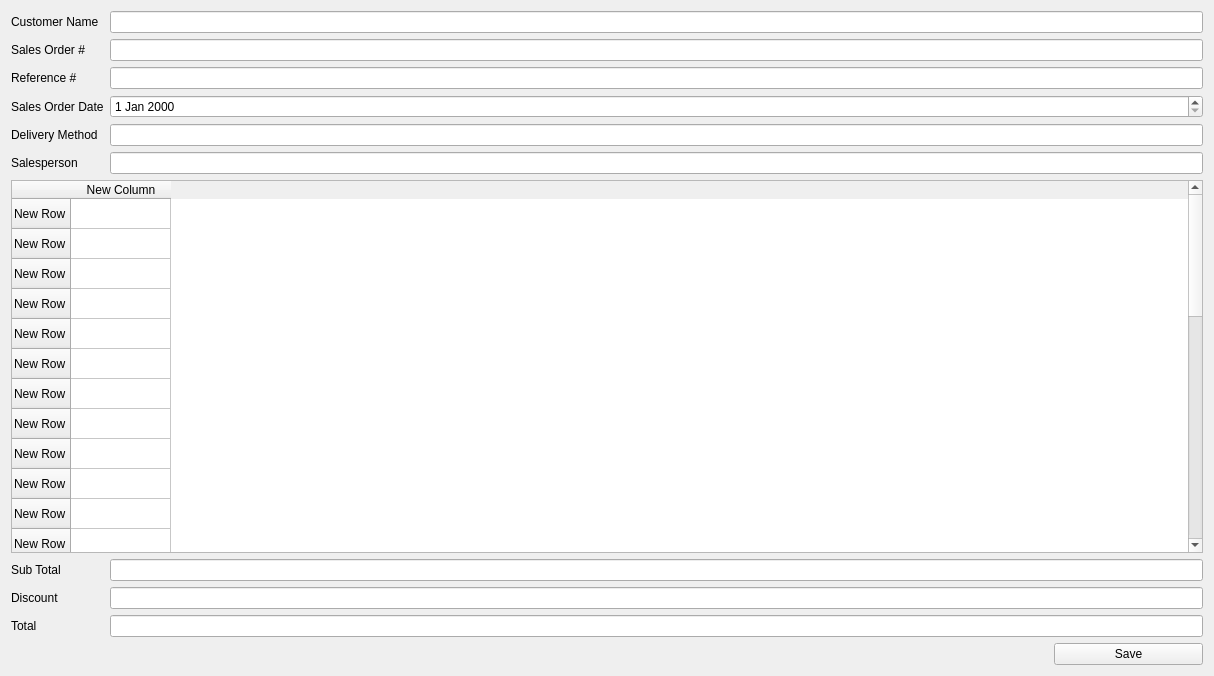
               <widget class="QWidget" name="page_3">
                <property name="geometry">
                 <rect>
                  <x>0</x>
                  <y>0</y>
                  <width>1214</width>
                  <height>676</height>
                 </rect>
                </property>
                <attribute name="label">
                 <string>Sales Order</string>
                </attribute>
                <layout class="QGridLayout" name="gridLayout_18">
                 <item row="0" column="1">
                  <layout class="QFormLayout" name="formLayout_3">
                   <property name="labelAlignment">
                    <set>Qt::AlignLeading|Qt::AlignLeft|Qt::AlignVCenter</set>
                   </property>
                   <item row="0" column="0">
                    <widget class="QLabel" name="label_27">
                     <property name="text">
                      <string>Customer Name</string>
                     </property>
                    </widget>
                   </item>
                   <item row="0" column="1">
                    <widget class="QLineEdit" name="lineEdit_11">
                     <property name="text">
                      <string/>
                     </property>
                    </widget>
                   </item>
                   <item row="1" column="0">
                    <widget class="QLabel" name="label_28">
                     <property name="text">
                      <string>Sales Order #</string>
                     </property>
                    </widget>
                   </item>
                   <item row="1" column="1">
                    <widget class="QLineEdit" name="lineEdit_12"/>
                   </item>
                   <item row="2" column="0">
                    <widget class="QLabel" name="label_29">
                     <property name="text">
                      <string>Reference #</string>
                     </property>
                    </widget>
                   </item>
                   <item row="2" column="1">
                    <widget class="QLineEdit" name="lineEdit_13"/>
                   </item>
                   <item row="3" column="0">
                    <widget class="QLabel" name="label_30">
                     <property name="text">
                      <string>Sales Order Date</string>
                     </property>
                    </widget>
                   </item>
                   <item row="3" column="1">
                    <widget class="QDateEdit" name="dateEdit_6"/>
                   </item>
                   <item row="5" column="1">
                    <widget class="QLineEdit" name="lineEdit_15"/>
                   </item>
                   <item row="4" column="1">
                    <widget class="QLineEdit" name="lineEdit_16"/>
                   </item>
                   <item row="4" column="0">
                    <widget class="QLabel" name="label_31">
                     <property name="text">
                      <string>Delivery Method</string>
                     </property>
                    </widget>
                   </item>
                   <item row="5" column="0">
                    <widget class="QLabel" name="label_32">
                     <property name="text">
                      <string>Salesperson</string>
                     </property>
                    </widget>
                   </item>
                   <item row="7" column="1">
                    <widget class="QLineEdit" name="lineEdit_17"/>
                   </item>
                   <item row="8" column="1">
                    <widget class="QLineEdit" name="lineEdit_18"/>
                   </item>
                   <item row="9" column="1">
                    <widget class="QLineEdit" name="lineEdit_14"/>
                   </item>
                   <item row="7" column="0">
                    <widget class="QLabel" name="label_33">
                     <property name="text">
                      <string>Sub Total</string>
                     </property>
                    </widget>
                   </item>
                   <item row="8" column="0">
                    <widget class="QLabel" name="label_34">
                     <property name="text">
                      <string>Discount</string>
                     </property>
                    </widget>
                   </item>
                   <item row="9" column="0">
                    <widget class="QLabel" name="label_35">
                     <property name="text">
                      <string>Total</string>
                     </property>
                    </widget>
                   </item>
                   <item row="6" column="0" colspan="2">
                    <widget class="QTableWidget" name="tableWidget_5">
                     <row>
                      <property name="text">
                       <string>New Row</string>
                      </property>
                     </row>
                     <row>
                      <property name="text">
                       <string>New Row</string>
                      </property>
                     </row>
                     <row>
                      <property name="text">
                       <string>New Row</string>
                      </property>
                     </row>
                     <row>
                      <property name="text">
                       <string>New Row</string>
                      </property>
                     </row>
                     <row>
                      <property name="text">
                       <string>New Row</string>
                      </property>
                     </row>
                     <row>
                      <property name="text">
                       <string>New Row</string>
                      </property>
                     </row>
                     <row>
                      <property name="text">
                       <string>New Row</string>
                      </property>
                     </row>
                     <row>
                      <property name="text">
                       <string>New Row</string>
                      </property>
                     </row>
                     <row>
                      <property name="text">
                       <string>New Row</string>
                      </property>
                     </row>
                     <row>
                      <property name="text">
                       <string>New Row</string>
                      </property>
                     </row>
                     <row>
                      <property name="text">
                       <string>New Row</string>
                      </property>
                     </row>
                     <row>
                      <property name="text">
                       <string>New Row</string>
                      </property>
                     </row>
                     <row>
                      <property name="text">
                       <string>New Row</string>
                      </property>
                     </row>
                     <row>
                      <property name="text">
                       <string>New Row</string>
                      </property>
                     </row>
                     <row>
                      <property name="text">
                       <string>New Row</string>
                      </property>
                     </row>
                     <row>
                      <property name="text">
                       <string>New Row</string>
                      </property>
                     </row>
                     <row>
                      <property name="text">
                       <string>New Row</string>
                      </property>
                     </row>
                     <row>
                      <property name="text">
                       <string>New Row</string>
                      </property>
                     </row>
                     <row>
                      <property name="text">
                       <string>New Row</string>
                      </property>
                     </row>
                     <row>
                      <property name="text">
                       <string>New Row</string>
                      </property>
                     </row>
                     <row>
                      <property name="text">
                       <string>New Row</string>
                      </property>
                     </row>
                     <row>
                      <property name="text">
                       <string>New Row</string>
                      </property>
                     </row>
                     <row>
                      <property name="text">
                       <string>New Row</string>
                      </property>
                     </row>
                     <row>
                      <property name="text">
                       <string>New Row</string>
                      </property>
                     </row>
                     <row>
                      <property name="text">
                       <string>New Row</string>
                      </property>
                     </row>
                     <row>
                      <property name="text">
                       <string>New Row</string>
                      </property>
                     </row>
                     <row>
                      <property name="text">
                       <string>New Row</string>
                      </property>
                     </row>
                     <row>
                      <property name="text">
                       <string>New Row</string>
                      </property>
                     </row>
                     <row>
                      <property name="text">
                       <string>New Row</string>
                      </property>
                     </row>
                     <row>
                      <property name="text">
                       <string>New Row</string>
                      </property>
                     </row>
                     <row>
                      <property name="text">
                       <string>New Row</string>
                      </property>
                     </row>
                     <column>
                      <property name="text">
                       <string>New Column</string>
                      </property>
                     </column>
                    </widget>
                   </item>
                  </layout>
                 </item>
                 <item row="1" column="1">
                  <layout class="QGridLayout" name="gridLayout_19" columnstretch="7,1">
                   <item row="0" column="1">
                    <widget class="QPushButton" name="pushButton_12">
                     <property name="text">
                      <string>Save</string>
                     </property>
                     <property name="icon">
                      <iconset>
                       <normaloff>../../../../../fontawesome-free-5.9.0-desktop/svgs/solid/plus.svg</normaloff>../../../../../fontawesome-free-5.9.0-desktop/svgs/solid/plus.svg</iconset>
                     </property>
                    </widget>
                   </item>
                   <item row="0" column="0">
                    <spacer name="horizontalSpacer_8">
                     <property name="orientation">
                      <enum>Qt::Horizontal</enum>
                     </property>
                     <property name="sizeHint" stdset="0">
                      <size>
                       <width>40</width>
                       <height>20</height>
                      </size>
                     </property>
                    </spacer>
                   </item>
                  </layout>
                 </item>
                </layout>
               </widget>
